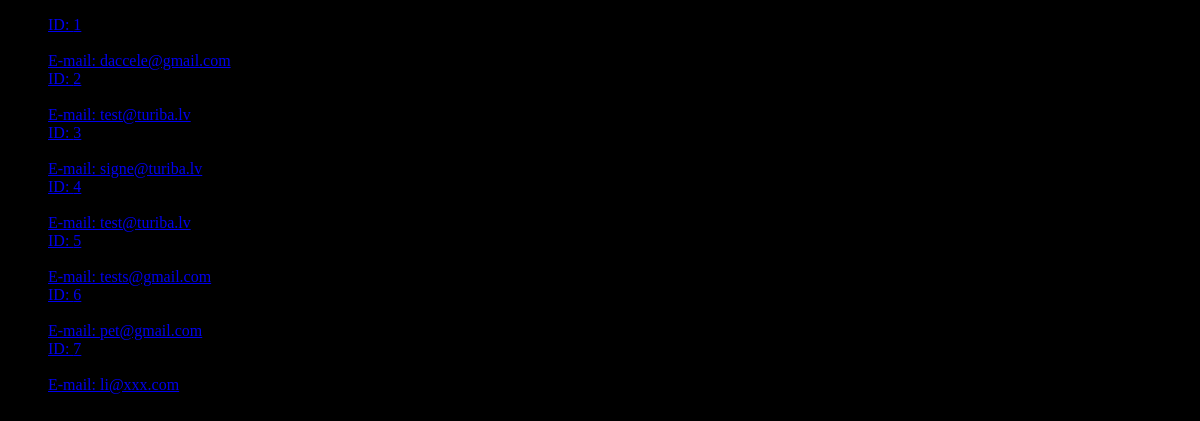
The app's page /, older data.
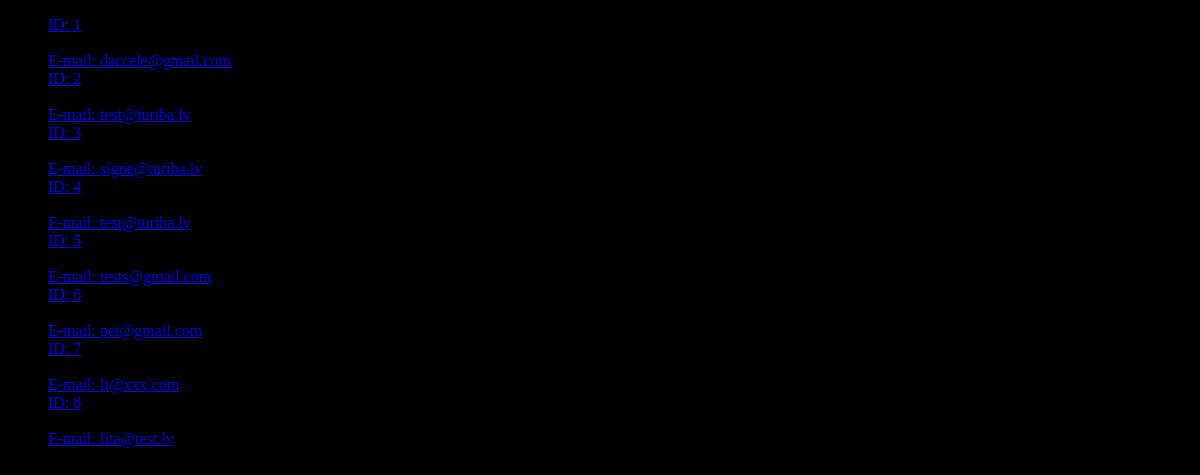
The same page, newer data.
### uzdevumi/models.py (models this page shows)
class User(models.Model):
    lietotajs = models.CharField(max_length=100)
    epasts = models.EmailField(max_length=110)
    image = models.ImageField(upload_to='lietotaji', blank=True)

### uzdevumi/views.py (the view)
# urls.py: path('', uzdevumi.views.visi_lietotaji),
def visi_lietotaji(request):
    lietotaji = User.objects.all()
    context = {
        'lietotaji': lietotaji,
    }
    return render(
        request,
        template_name='lietotaji.html',
        context=context,
    )

### templates/lietotaji.html (shortened to what this page needs)
{% extends 'base.html' %}
{% block content %}
<ul>
    {% for user in lietotaji %}
        <li>
            <a href="{% url 'viens-lietotajs' user_id=user.id %}">
                    ID: {{ user.id }} <br>
                    <br>
                    E-mail: {{ user.epasts }}
            </a>
        </li>
    {% endfor %}
</ul>
{% endblock %}

Row changes from the older to the newer data that the page shows:
added User: id "8", epasts "lita@test.lv"
